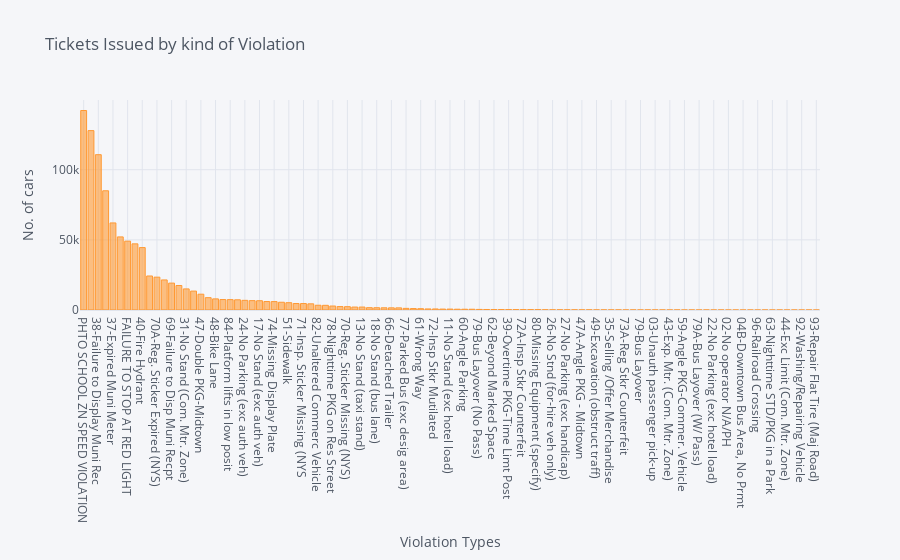

Write notebook code for a chart like this one.
### Code cell
df_new2['Violation Description'].value_counts().iplot(kind="bar",bins=30,
               title="Tickets Issued by kind of Violation ",
              xTitle="Violation Types",
            yTitle="No. of cars");

### Figure 1 — Plotly figure (JSON) as saved in the notebook; plotly's stock layout.template omitted (floating-point values rounded to 4 significant figures)
{"data": [{"marker": {"color": "rgba(255, 153, 51, 0.6)", "line": {"color": "rgba(255, 153, 51, 1.0)", "width": 1}}, "name": "Violation Description", "orientation": "v", "text": "", "type": "bar", "x": ["PHTO SCHOOL ZN SPEED VIOLATION", "21-No Parking (street clean)", "38-Failure to Display Muni Rec", "14-No Standing", "37-Expired Muni Meter", "20A-No Parking (Non-COM)", "FAILURE TO STOP AT RED LIGHT", "71A-Insp Sticker Expired (NYS)", "40-Fire Hydrant", "19-No Stand (bus stop)", "70A-Reg. Sticker Expired (NYS)", "46B-Double Parking (Com-100Ft)", "69-Failure to Disp Muni Recpt", "46A-Double Parking (Non-COM)", "31-No Stand (Com. Mtr. Zone)", "BUS LANE VIOLATION", "47-Double PKG-Midtown", "16A-No Std (Com Veh) Non-COM", "48-Bike Lane", "50-Crosswalk", "84-Platform lifts in low posit", "16-No Std (Com Veh) Com Plate", "24-No Parking (exc auth veh)", "42-Exp. Muni-Mtr (Com. Mtr. Z)", "17-No Stand (exc auth veh)", "20-No Parking (Com Plate)", "74-Missing Display Plate", "09-Blocking the Box", "51-Sidewalk", "10-No Stopping", "71-Insp. Sticker Missing (NYS", "68-Not Pkg. Comp. w Psted Sign", "82-Unaltered Commerc Vehicle", "53-Safety Zone", "78-Nighttime PKG on Res Street", "74A-Improperly Displayed Plate", "70-Reg. Sticker Missing (NYS)", "70B-Impropr Dsply of Reg (NYS)", "13-No Stand (taxi stand)", "23-No Parking (taxi stand)", "18-No Stand (bus lane)", "85-Storage-3 hour Commercial", "66-Detached Trailer", "74B-Covered Plate", "77-Parked Bus (exc desig area)", "64-No STD Ex Con/DPL, D/S Dec", "61-Wrong Way", "75-No Match-Plate/Reg. Sticker", "72-Insp Stkr Mutilated", "98-Obstructing Driveway", "11-No Stand (exc hotel load)", "46-Double Parking (Com Plate)", "60-Angle Parking", "83-Improper Registration", "79-Bus Layover (No Pass)", "89-No Stand Exc Com Plate", "62-Beyond Marked Space", "35-Selling/Offer Merchandise", "39-Overtime PKG-Time Limt Post", "73-Reg Stkr Mutilated", "72A-Insp Stkr Counterfeit", "08-Engine Idling", "80-Missing Equipment (specify)", "71B-Improp Safety Stkr (NYS)", "26-No Stnd (for-hire veh only)", "52-Intersection", "27-No Parking (exc handicap)", "04A-Downtown Bus Area, Non-Bus", "47A-Angle PKG - Midtown", "45-Traffic Lane", "49-Excavation (obstruct traff)", "01-No Intercity Pmt Displ", "35-Selling /Offer Merchandise", "30-No stopping/standing", "73A-Reg Stkr Counterfeit", "67-Blocking Ped. Ramp", "79-Bus Layover", "56-Divided Highway", "03-Unauth passenger pick-up", "81-No STD Ex C,A&D Dec, 30 Mn", "43-Exp. Mtr. (Com. Mtr. Zone)", "Field Release Agreement", "59-Angle PKG-Commer. Vehicle", "91-Veh for Sale (Dealer Only)", "79A-Bus Layover (W/ Pass)", "25-No Stand (commutr van stop)", "22-No Parking (exc hotel load)", "55-Tunnel/Elevated Roadway", "02-No operator N/A/PH", "33-Feeding Meter", "04B-Downtown Bus Area, No Prmt", "32-Overtime PKG-Missing Meter", "96-Railroad Crossing", "04-Downtown Bus Area, 3 Hr Lim", "63-Nighttime STD/PKG in a Park", "29-Altered Intercity bus pmt", "44-Exc Limit (Com. Mtr. Zone)", "28-O/T STD,DPL/Con,30 Mn,D Dec", "92-Washing/Repairing Vehicle", "97-Vacant Lot", "93-Repair Flat Tire (Maj Road)"], "y": [142229, 127882, 110733, 84996, 62071, 52103, 49084, 47162, 44500, 24244, 23412, 21427, 19178, 17462, 15037, 13489, 11272, 8800, 7929, 7442, 7408, 7272, 6893, 6681, 6607, 6047, 5999, 5530, 5205, 4618, 4602, 4396, 3393, 3337, 2828, 2448, 2371, 2104, 2093, 1655, 1626, 1562, 1538, 1522, 1169, 1017, 931, 754, 743, 657, 654, 566, 549, 545, 423, 366, 329, 319, 288, 280, 273, 249, 247, 141, 131, 121, 121, 104, 99, 96, 67, 51, 48, 47, 46, 45, 43, 42, 39, 31, 26, 25, 23, 21, 18, 17, 16, 11, 3, 3, 3, 3, 2, 2, 2, 2, 1, 1, 1, 1, 1]}], "layout": {"legend": {"bgcolor": "#F5F6F9", "font": {"color": "#4D5663"}}, "paper_bgcolor": "#F5F6F9", "plot_bgcolor": "#F5F6F9", "title": {"font": {"color": "#4D5663"}, "text": "Tickets Issued by kind of Violation "}, "xaxis": {"gridcolor": "#E1E5ED", "showgrid": true, "tickfont": {"color": "#4D5663"}, "title": {"font": {"color": "#4D5663"}, "text": "Violation Types"}, "zerolinecolor": "#E1E5ED"}, "yaxis": {"gridcolor": "#E1E5ED", "showgrid": true, "tickfont": {"color": "#4D5663"}, "title": {"font": {"color": "#4D5663"}, "text": "No. of cars"}, "zerolinecolor": "#E1E5ED"}}}
